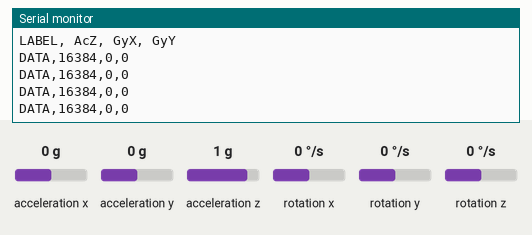
Bench run of a sketch on a simulated Arduino Uno, built with avr-gcc and run on an emulated ATmega328P. Parts: the last lines printed to the serial monitor. Wiring (inferred from the names in the program): MPU-6050 motion sensor at I2C address 0x68. The inputs (shaded band) are chosen by the test bench; at power-on: acceleration z 1 g, rotation x 0 °/s, rotation y 0 °/s, acceleration x 0 g, acceleration y 0 g, rotation z 0 °/s.

Above: at 1.2 s.
1.3 s: acceleration z set to -1.4 g
At 1.57 s:
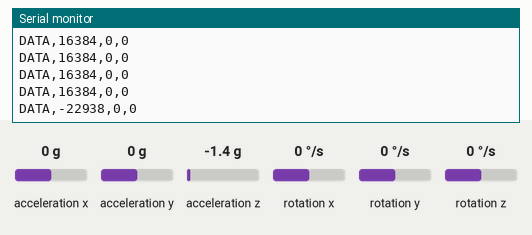
2.8 s: rotation x set to -192 °/s
At 2.91 s:
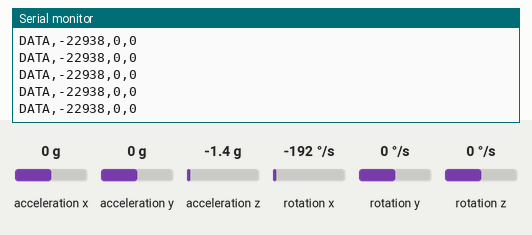
4.3 s: rotation y set to -192 °/s
At 4.58 s:
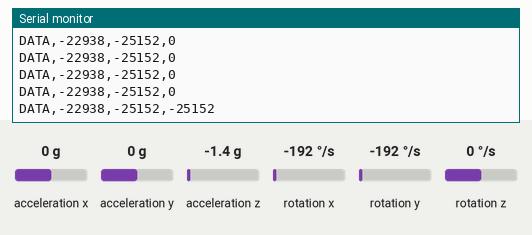

The sketch:

0601_Project.ino
```cpp
#include<Wire.h>

const int MPU=0x68;  //MPU 6050 의 I2C 기본 주소
int16_t AcX,AcY,AcZ,Tmp,GyX,GyY,GyZ;

void setup(){
  Wire.begin();      //Wire 라이브러리 초기화
  Wire.beginTransmission(MPU); //MPU로 데이터 전송 시작
  Wire.write(0x6B);  // PWR_MGMT_1 register
  Wire.write(0);     //MPU-6050 시작 모드로
  Wire.endTransmission(true);
  Serial.begin(115200);
  Serial.println("CLEARDATA");
  Serial.println("LABEL, AcZ, GyX, GyY");
}

void loop(){
  Wire.beginTransmission(MPU);    //데이터 전송시작
  Wire.write(0x3B);               // register 0x3B (ACCEL_XOUT_H), 큐에 데이터 기록
  Wire.endTransmission(false);    //연결유지
  Wire.requestFrom(MPU,14,true);  //MPU에 데이터 요청
  //데이터 한 바이트 씩 읽어서 반환
  AcX=Wire.read()<<8|Wire.read();
  AcY=Wire.read()<<8|Wire.read();
  AcZ=Wire.read()<<8|Wire.read();
  Tmp=Wire.read()<<8|Wire.read();
  GyX=Wire.read()<<8|Wire.read();
  GyY=Wire.read()<<8|Wire.read();
  GyZ=Wire.read()<<8|Wire.read();

  //시리얼 모니터에 출력
  Serial.print("DATA,");
  Serial.print(AcZ);
  Serial.print(",");
  Serial.print(GyX);
  Serial.print(",");
  Serial.print(GyY);
  Serial.println();
  delay(333);
}
```

Measured:
- after the input at 1.3 s, the serial monitor: prints a new line at once (image 1)
- after the input at 4.3 s, the serial monitor: prints a new line after 0.06 s (image 3)
